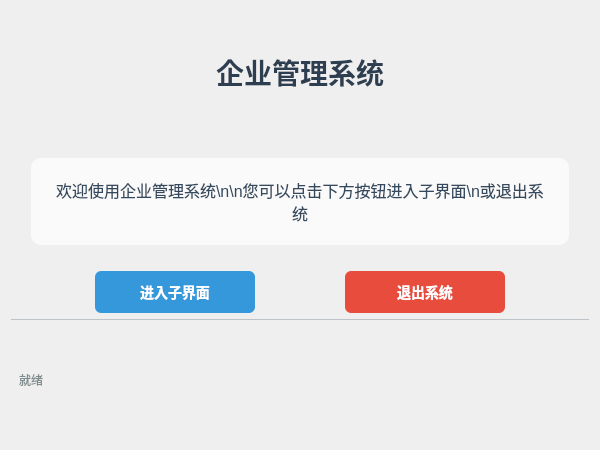
<?xml version="1.0" encoding="UTF-8"?>
<ui version="4.0">
 <class>MainDialog</class>
 <widget class="QDialog" name="MainDialog">
  <property name="geometry">
   <rect>
    <x>0</x>
    <y>0</y>
    <width>600</width>
    <height>450</height>
   </rect>
  </property>
  <property name="minimumSize">
   <size>
    <width>600</width>
    <height>450</height>
   </size>
  </property>
  <property name="windowTitle">
   <string>系统主界面</string>
  </property>
  <property name="styleSheet">
   <string notr="true">
        /* 全局样式 */
        QDialog {
          background: qlineargradient(x1:0, y1:0, x2:1, y2:1,
                                    stop:0 #f5f7fa, stop:1 #c3cfe2);
          font-family: &quot;Microsoft YaHei&quot;;
        }

        /* 标题样式 */
        #titleLabel {
          font-size: 28px;
          font-weight: bold;
          color: #2c3e50;
          padding: 10px;
        }

        /* 内容区域样式 */
        #contentLabel {
          font-size: 16px;
          color: #34495e;
          padding: 20px;
          background-color: rgba(255,255,255,0.7);
          border-radius: 10px;
          margin: 20px;
        }

        /* 按钮基础样式 */
        QPushButton {
          border: none;
          padding: 10px 20px;
          border-radius: 6px;
          min-width: 120px;
          font-size: 14px;
          font-weight: bold;
        }

        /* 进入子界面按钮 */
        #openChildBtn {
          background-color: #3498db;
          color: white;
        }
        #openChildBtn:hover {
          background-color: #2980b9;
        }

        /* 退出按钮 */
        #exitBtn {
          background-color: #e74c3c;
          color: white;
        }
        #exitBtn:hover {
          background-color: #c0392b;
        }

        /* 状态栏样式 */
        #statusLabel {
          color: #7f8c8d;
          font-size: 12px;
          border-top: 1px solid #bdc3c7;
          padding: 5px;
        }
      </string>
  </property>
  <layout class="QVBoxLayout" name="mainLayout">
   <item>
    <widget class="QLabel" name="titleLabel">
     <property name="text">
      <string>企业管理系统</string>
     </property>
     <property name="alignment">
      <set>Qt::AlignmentFlag::AlignCenter</set>
     </property>
    </widget>
   </item>
   <item>
    <widget class="QLabel" name="contentLabel">
     <property name="text">
      <string>欢迎使用企业管理系统\n\n您可以点击下方按钮进入子界面\n或退出系统</string>
     </property>
     <property name="alignment">
      <set>Qt::AlignmentFlag::AlignCenter</set>
     </property>
     <property name="wordWrap">
      <bool>true</bool>
     </property>
    </widget>
   </item>
   <item>
    <layout class="QHBoxLayout" name="buttonLayout">
     <item>
      <spacer name="horizontalSpacer">
       <property name="orientation">
        <enum>Qt::Orientation::Horizontal</enum>
       </property>
       <property name="sizeHint" stdset="0">
        <size>
         <width>40</width>
         <height>20</height>
        </size>
       </property>
      </spacer>
     </item>
     <item>
      <widget class="QPushButton" name="openChildBtn">
       <property name="text">
        <string>进入子界面</string>
       </property>
      </widget>
     </item>
     <item>
      <spacer name="horizontalSpacer_2">
       <property name="orientation">
        <enum>Qt::Orientation::Horizontal</enum>
       </property>
       <property name="sizeHint" stdset="0">
        <size>
         <width>20</width>
         <height>20</height>
        </size>
       </property>
      </spacer>
     </item>
     <item>
      <widget class="QPushButton" name="exitBtn">
       <property name="text">
        <string>退出系统</string>
       </property>
      </widget>
     </item>
     <item>
      <spacer name="horizontalSpacer_3">
       <property name="orientation">
        <enum>Qt::Orientation::Horizontal</enum>
       </property>
       <property name="sizeHint" stdset="0">
        <size>
         <width>40</width>
         <height>20</height>
        </size>
       </property>
      </spacer>
     </item>
    </layout>
   </item>
   <item>
    <widget class="QLabel" name="statusLabel">
     <property name="text">
      <string>就绪</string>
     </property>
    </widget>
   </item>
  </layout>
 </widget>
 <resources/>
 <connections>
  <connection>
   <sender>exitBtn</sender>
   <signal>clicked()</signal>
   <receiver>MainDialog</receiver>
   <slot>close()</slot>
   <hints>
    <hint type="sourcelabel">
     <x>506</x>
     <y>307</y>
    </hint>
    <hint type="destinationlabel">
     <x>400</x>
     <y>300</y>
    </hint>
   </hints>
  </connection>
 </connections>
</ui>
